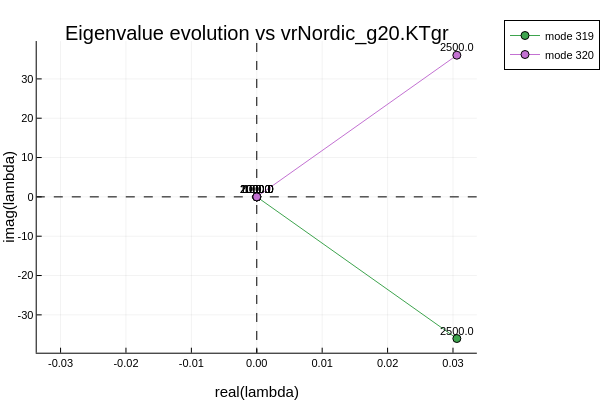

Notebook cell for this chart:
### Markdown cell above
## Mode Plots

### Code cell
using Plots

plotlyjs()

if isempty(unstable_modes)
    println("No modes become unstable for these sweep values.")
else
    # symmetric limits centred on the origin so all four quadrants are visible
    r_lim = 1.1 * maximum(abs.(unstable_mode_df.real_part))
    i_lim = 1.1 * maximum(abs.(unstable_mode_df.imag_part))

    locus_plot = plot(
        xlabel = "real(lambda)",
        ylabel = "imag(lambda)",
        title = "Eigenvalue evolution vs $SWEEP_COMPONENT.$SWEEP_PARAMETER",
        legend = :outertopright,
        xlims = (-r_lim, r_lim),
        ylims = (-i_lim, i_lim),
    )
    vline!(locus_plot, [0.0], line = (:dash, :black), label = "")  # Re = 0  (stability boundary)
    hline!(locus_plot, [0.0], line = (:dash, :black), label = "")  # Im = 0

    for mode in unstable_modes
        mode_data = unstable_mode_df[unstable_mode_df.mode .== mode, :]
        plot!(
            locus_plot,
            mode_data.real_part,
            mode_data.imag_part,
            marker = :circle,
            label = "mode $mode",
            series_annotations = text.(string.(mode_data.parameter_value), 8, :bottom),
        )
    end

    display(locus_plot)
end

### Figure 1 — Plotly figure (JSON) as saved in the notebook; plotly's stock layout.template omitted (floating-point values rounded to 4 significant figures)
{"data": [{"colorbar": {"len": 0.8657, "title": "", "x": 0.9934, "y": 0.5087}, "legendgroup": "", "line": {"color": "rgba(0, 0, 0, 1.000)", "dash": "dash", "shape": "linear", "width": 1}, "mode": "lines", "name": "", "showlegend": false, "type": "scatter", "x": [0.0, 0.0], "xaxis": "x", "y": [-7964.0, 7964.0], "yaxis": "y"}, {"colorbar": {"len": 0.8657, "title": "", "x": 0.9934, "y": 0.5087}, "legendgroup": "", "line": {"color": "rgba(0, 0, 0, 1.000)", "dash": "dash", "shape": "linear", "width": 1}, "mode": "lines", "name": "", "showlegend": false, "type": "scatter", "x": [-6.763, 6.763], "xaxis": "x", "y": [0.0, 0.0], "yaxis": "y"}, {"colorbar": {"len": 0.8657, "title": "", "x": 0.9934, "y": 0.5087}, "legendgroup": "mode 319", "line": {"color": "rgba(62, 164, 78, 1.000)", "dash": "solid", "shape": "linear", "width": 1}, "marker": {"color": "rgba(62, 164, 78, 1.000)", "line": {"color": "rgba(0, 0, 0, 1.000)", "width": 1}, "size": 8, "symbol": "circle"}, "mode": "lines+markers", "name": "mode 319", "showlegend": true, "type": "scatter", "x": [0.0, 0.0, 0.0, 0.03059], "xaxis": "x", "y": [0.0, 0.0, 0.0, -36.02], "yaxis": "y"}, {"colorbar": {"len": 0.8657, "title": "", "x": 0.9934, "y": 0.5087}, "legendgroup": "mode 320", "line": {"color": "rgba(195, 113, 210, 1.000)", "dash": "solid", "shape": "linear", "width": 1}, "marker": {"color": "rgba(195, 113, 210, 1.000)", "line": {"color": "rgba(0, 0, 0, 1.000)", "width": 1}, "size": 8, "symbol": "circle"}, "mode": "lines+markers", "name": "mode 320", "showlegend": true, "type": "scatter", "x": [0.0, 3.479e-17, 0.0, 0.03059], "xaxis": "x", "y": [0.0, 0.0, 0.0, 36.02], "yaxis": "y"}], "layout": {"annotations": [{"font": {"color": "rgba(0, 0, 0, 1.000)", "family": "sans-serif", "size": 20}, "rotation": -0.0, "showarrow": false, "text": "Eigenvalue evolution vs vrNordic_g20.KTgr", "x": 0.535, "xanchor": "center", "xref": "paper", "y": 1.0, "yanchor": "top", "yref": "paper"}, {"font": {"color": "rgba(0, 0, 0, 1.000)", "family": "sans-serif", "size": 11}, "rotation": -0.0, "showarrow": false, "text": "100.0", "x": 0.0, "xanchor": "center", "xref": "x", "y": 0.0, "yanchor": "bottom", "yref": "y"}, {"font": {"color": "rgba(0, 0, 0, 1.000)", "family": "sans-serif", "size": 11}, "rotation": -0.0, "showarrow": false, "text": "1000.0", "x": 0.0, "xanchor": "center", "xref": "x", "y": 0.0, "yanchor": "bottom", "yref": "y"}, {"font": {"color": "rgba(0, 0, 0, 1.000)", "family": "sans-serif", "size": 11}, "rotation": -0.0, "showarrow": false, "text": "2000.0", "x": 0.0, "xanchor": "center", "xref": "x", "y": 0.0, "yanchor": "bottom", "yref": "y"}, {"font": {"color": "rgba(0, 0, 0, 1.000)", "family": "sans-serif", "size": 11}, "rotation": -0.0, "showarrow": false, "text": "2500.0", "x": 0.03059, "xanchor": "center", "xref": "x", "y": -36.02, "yanchor": "bottom", "yref": "y"}, {"font": {"color": "rgba(0, 0, 0, 1.000)", "family": "sans-serif", "size": 11}, "rotation": -0.0, "showarrow": false, "text": "100.0", "x": 0.0, "xanchor": "center", "xref": "x", "y": 0.0, "yanchor": "bottom", "yref": "y"}, {"font": {"color": "rgba(0, 0, 0, 1.000)", "family": "sans-serif", "size": 11}, "rotation": -0.0, "showarrow": false, "text": "1000.0", "x": 3.479e-17, "xanchor": "center", "xref": "x", "y": 0.0, "yanchor": "bottom", "yref": "y"}, {"font": {"color": "rgba(0, 0, 0, 1.000)", "family": "sans-serif", "size": 11}, "rotation": -0.0, "showarrow": false, "text": "2000.0", "x": 0.0, "xanchor": "center", "xref": "x", "y": 0.0, "yanchor": "bottom", "yref": "y"}, {"font": {"color": "rgba(0, 0, 0, 1.000)", "family": "sans-serif", "size": 11}, "rotation": -0.0, "showarrow": false, "text": "2500.0", "x": 0.03059, "xanchor": "center", "xref": "x", "y": 36.02, "yanchor": "bottom", "yref": "y"}], "height": 400, "legend": {"bgcolor": "rgba(255, 255, 255, 1.000)", "bordercolor": "rgba(0, 0, 0, 1.000)", "borderwidth": 1, "font": {"color": "rgba(0, 0, 0, 1.000)", "family": "sans-serif", "size": 11}, "title": {"font": {"color": "rgba(0, 0, 0, 1.000)", "family": "sans-serif", "size": 15}, "text": ""}, "tracegroupgap": 0, "traceorder": "normal", "x": 1.05, "xanchor": "upper", "y": 1.0, "yanchor": "right"}, "margin": {"b": 20, "l": 0, "r": 0, "t": 20}, "paper_bgcolor": "rgba(255, 255, 255, 1.000)", "plot_bgcolor": "rgba(255, 255, 255, 1.000)", "showlegend": true, "width": 600, "xaxis": {"anchor": "y", "domain": [0.07647, 0.9934], "gridcolor": "rgba(0, 0, 0, 0.100)", "gridwidth": 0.5, "linecolor": "rgba(0, 0, 0, 1.000)", "mirror": false, "range": [-0.03365, 0.03365], "showgrid": true, "showline": true, "showticklabels": true, "tickangle": 0, "tickcolor": "rgb(0, 0, 0)", "tickfont": {"color": "rgba(0, 0, 0, 1.000)", "family": "sans-serif", "size": 11}, "tickmode": "array", "ticks": "inside", "ticktext": ["-0.03", "-0.02", "-0.01", "0.00", "0.01", "0.02", "0.03"], "tickvals": [-0.03, -0.02, -0.01, 0.0, 0.01, 0.02, 0.03], "title": "real(lambda)", "titlefont": {"color": "rgba(0, 0, 0, 1.000)", "family": "sans-serif", "size": 15}, "type": "-", "visible": true, "zeroline": false, "zerolinecolor": "rgba(0, 0, 0, 1.000)"}, "yaxis": {"anchor": "x", "domain": [0.07581, 0.9415], "gridcolor": "rgba(0, 0, 0, 0.100)", "gridwidth": 0.5, "linecolor": "rgba(0, 0, 0, 1.000)", "mirror": false, "range": [-39.62, 39.62], "showgrid": true, "showline": true, "showticklabels": true, "tickangle": 0, "tickcolor": "rgb(0, 0, 0)", "tickfont": {"color": "rgba(0, 0, 0, 1.000)", "family": "sans-serif", "size": 11}, "tickmode": "array", "ticks": "inside", "ticktext": ["-30", "-20", "-10", "0", "10", "20", "30"], "tickvals": [-30.0, -20.0, -10.0, 0.0, 10.0, 20.0, 30.0], "title": "imag(lambda)", "titlefont": {"color": "rgba(0, 0, 0, 1.000)", "family": "sans-serif", "size": 15}, "type": "-", "visible": true, "zeroline": false, "zerolinecolor": "rgba(0, 0, 0, 1.000)"}}}
